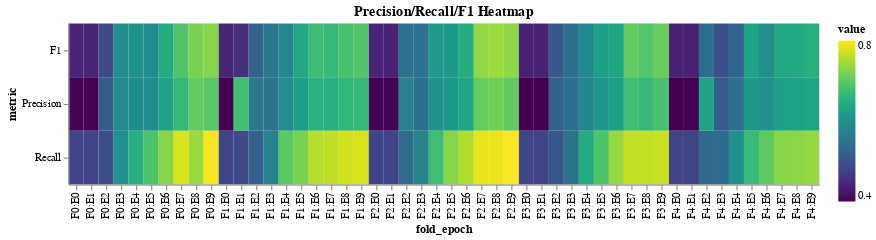

Notebook code for this chart:
### Code cell
metrics_data = df[['fold', 'epoch', 'overall_macro_precision', 'overall_macro_recall', 'overall_macro_f1']].melt(
    id_vars=['fold', 'epoch'], var_name='metric', value_name='value'
)
metrics_data['metric'] = metrics_data['metric'].str.replace('overall_macro_', '').str.capitalize()
metrics_data['fold_epoch'] = 'F' + metrics_data['fold'].astype(str) + ':E' + metrics_data['epoch'].astype(str)

heatmap = alt.Chart(metrics_data).mark_rect().encode(
    x='fold_epoch:O', y='metric:N',
    color=alt.Color('value:Q', scale=alt.Scale(scheme='viridis')),
    tooltip=['fold_epoch:N', 'metric:N', alt.Tooltip('value:Q', format='.4f')]
).properties(width=700, height=150, title='Precision/Recall/F1 Heatmap')

display(heatmap)

### Figure 1 — Vega-Lite specification as saved in the notebook (floating-point values rounded to 4 significant figures; data arrays with more than 128 entries replaced by an {"elided": "..."} marker saying what was removed)
{"config": {"view": {"continuousWidth": 300, "continuousHeight": 300}}, "data": {"name": "data-32876e69730122fd7997ad4eee69713c"}, "mark": {"type": "rect"}, "encoding": {"color": {"field": "value", "scale": {"scheme": "viridis"}, "type": "quantitative"}, "tooltip": [{"field": "fold_epoch", "type": "nominal"}, {"field": "metric", "type": "nominal"}, {"field": "value", "format": ".4f", "type": "quantitative"}], "x": {"field": "fold_epoch", "type": "ordinal"}, "y": {"field": "metric", "type": "nominal"}}, "height": 150, "title": "Precision/Recall/F1 Heatmap", "width": 700, "$schema": "https://vega.github.io/schema/vega-lite/v5.20.1.json", "datasets": {"data-32876e69730122fd7997ad4eee69713c": {"elided": "150 records"}}}
